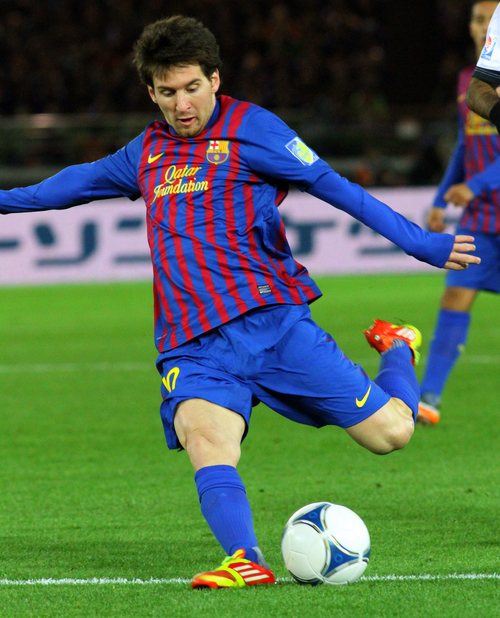
#> input picture resource/messi2.png, 500 x 618 px
$ python computing_histogram_grayscale_image.py
#> lines starting #> are read from the running program, lines starting #| are printed output that depends on the picture
import cv2
from matplotlib import pyplot as plt


image = cv2.imread('../resource/messi2.png')
#> image is the input picture: shape (618, 500, 3); mean B, G, R 78.2, 101.3, 78.3
grayscale = cv2.cvtColor(image,cv2.COLOR_BGR2GRAY)
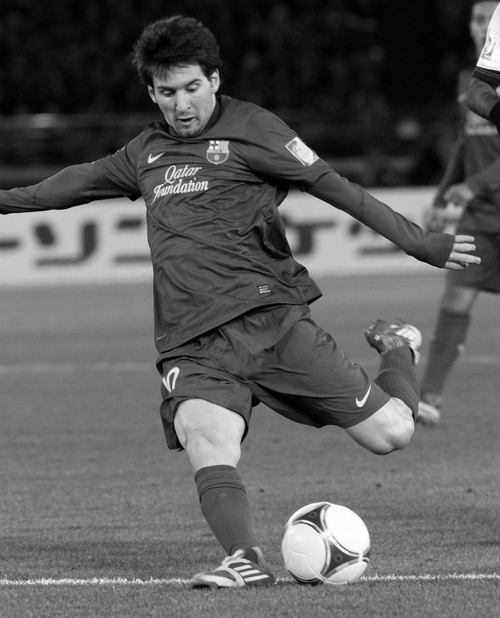
#> grayscale: shape (618, 500); min 0, max 255, mean 91.8
cv2.imshow("gray image",grayscale)
cv2.waitKey(0)

#calculate the histogram now
histogram = cv2.calcHist([grayscale],[0],None,[256],[0,255])
#> histogram = 256 values, max 5746 at index 118, min 0 at index 255, mean 1206.9
plt.figure()
plt.xlim([0,255])
plt.xlabel(" pixel intensities")
plt.ylabel(" number of pixels ")
plt.plot(histogram,color="r")
plt.show()
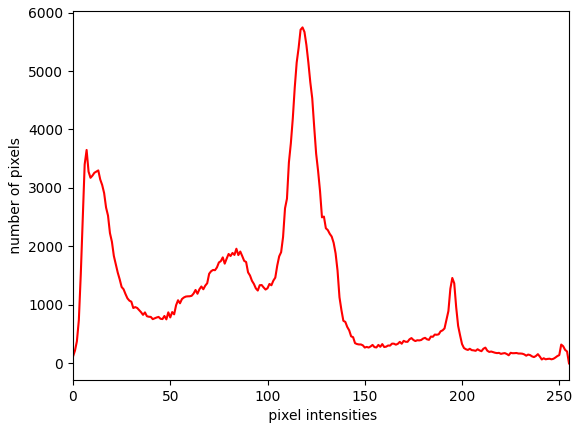
#> figure drawn by matplotlib, 1 panel; curve peaks at x = 118, y = 5746

$ run again, with resource/noisy.png copied over resource/messi2.png
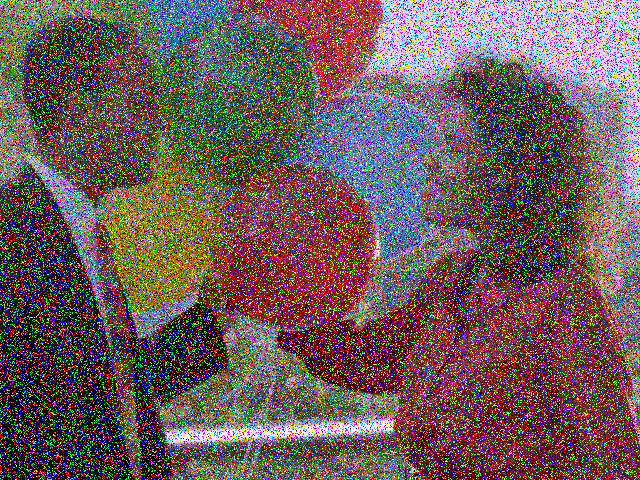
#> input picture resource/noisy.png, 640 x 480 px
#> image is the input picture: shape (480, 640, 3); mean B, G, R 89.9, 92, 109.1
#> `grayscale = cv2.cvtColor(image,cv2.COLOR_BGR2GRAY)`:
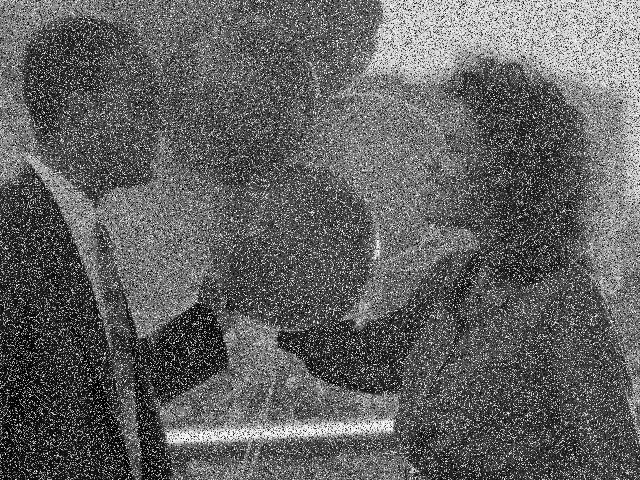
#> grayscale: shape (480, 640); min 0, max 255, mean 96.9
#> histogram = 256 values, max 2772 at index 29, min 0 at index 255, mean 1195.4
#> `plt.show()`:
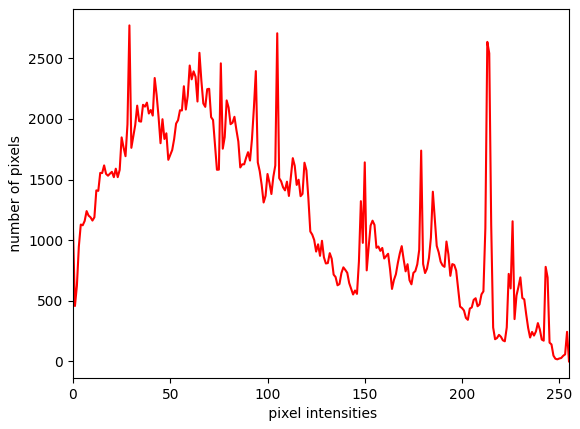
#> figure drawn by matplotlib, 1 panel; curve peaks at x = 29, y = 2772
